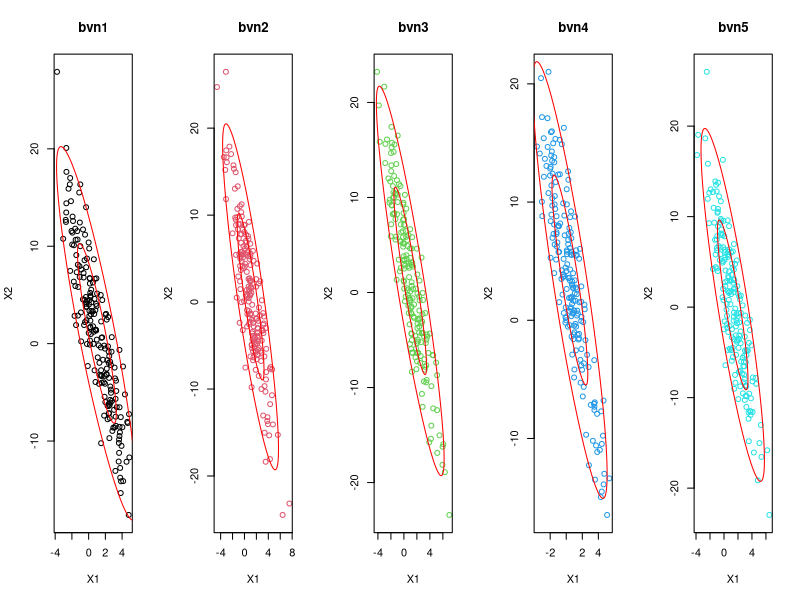
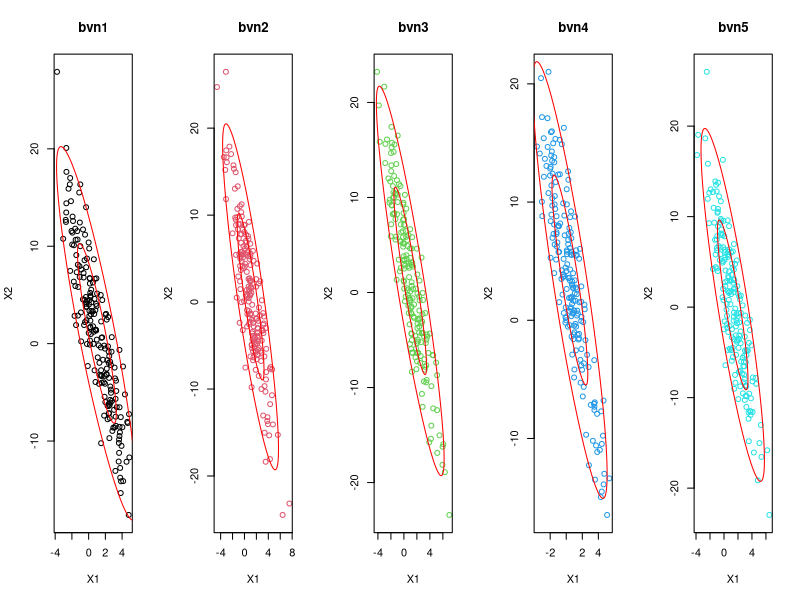
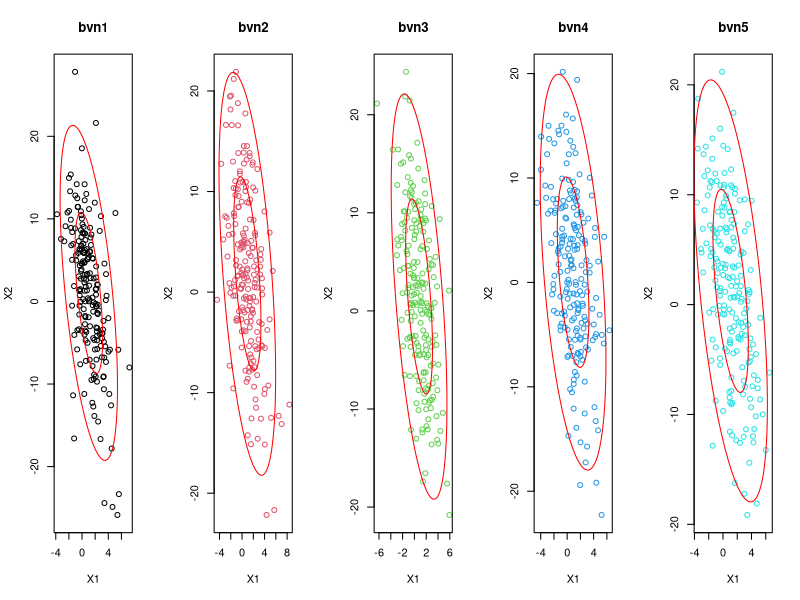
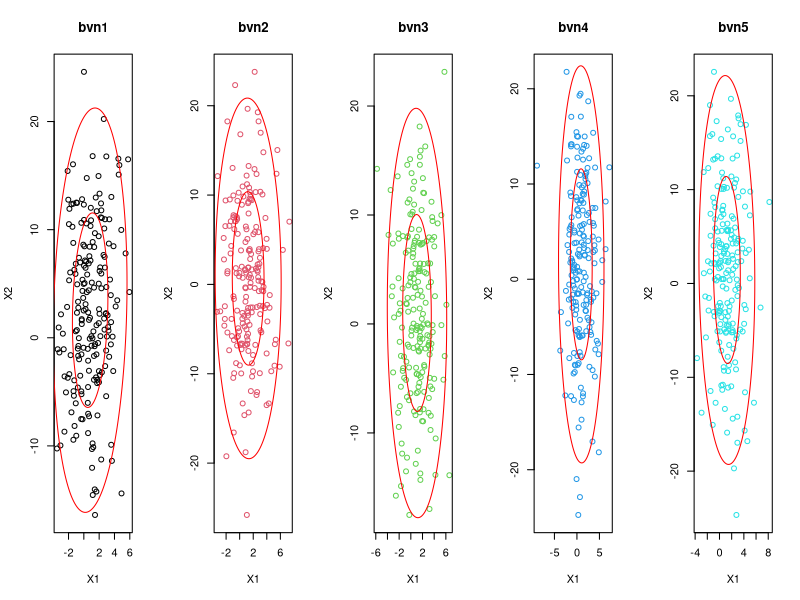
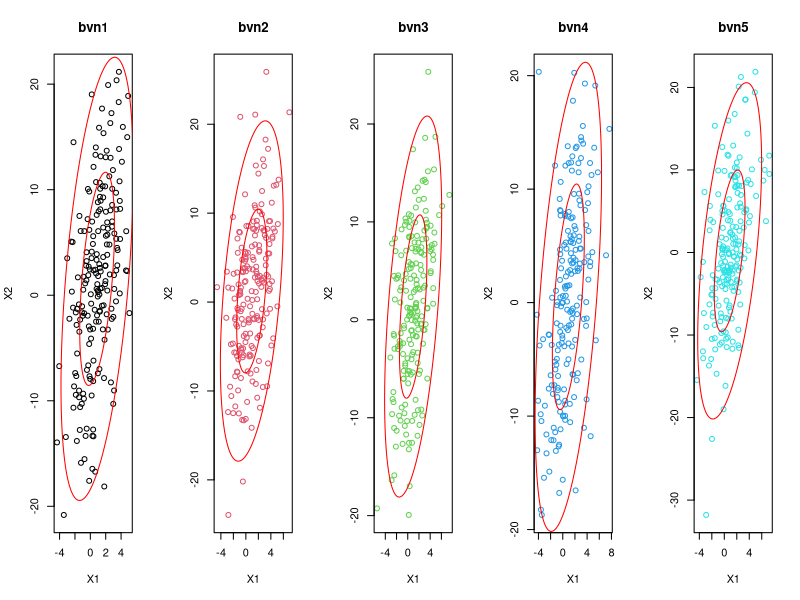
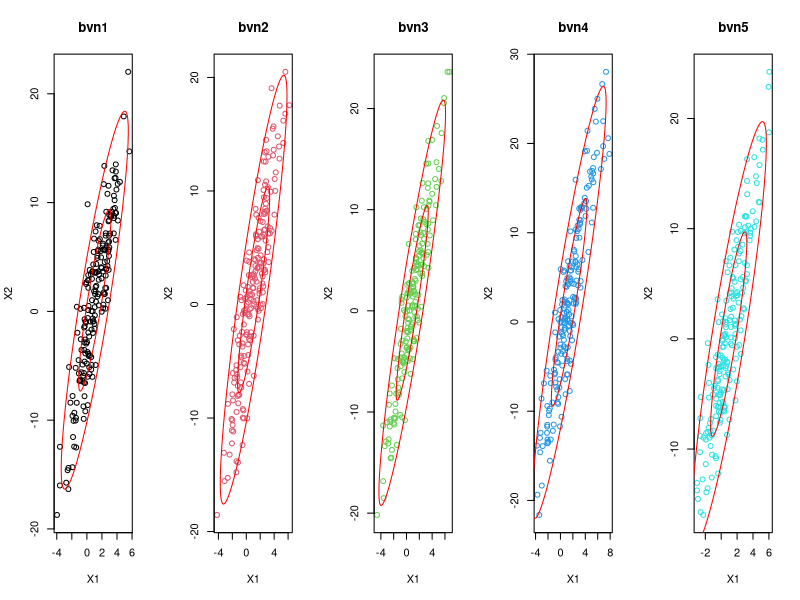

These figures' R source, in order:
## ---- chunk 1
library(mvtnorm)
library(mixtools) 
N<-200
rho<- -0.9
mu1<-1
mu2<-1
s1<-2
s2<-8
 
#parÃ¡metros normal bivariante
mu<-c(mu1,mu2)
sigma<-matrix(c(s1^2,s1*s2*rho,s1*s2*rho,s2^2),2) 

#funciÃ³n ellipse
ellipse_bvn <- function(bvn, alpha){
  xbar <- apply(bvn,2,mean)
  s <- cov(bvn)
  ellipse(xbar, s, alpha = alpha, col="red")
}

library(MASS)
bvn1 <- mvrnorm(N, mu = mu, Sigma = sigma ) # from MASS package
colnames(bvn1) <- c("bvn1_X1","bvn1_X2")


M<-t(chol(sigma))
Z <- matrix(rnorm(2*N),2,N) # 2 rows, N/2 columns
bvn2 <- t(M %*% Z) + matrix(rep(mu,N), byrow=TRUE,ncol=2)
colnames(bvn2) <- c("bvn2_X1","bvn2_X2")

rbvn<-function(n, m1, s1, m2, s2, rho){
  X1 <- rnorm(n, mu1, s1)
  X2 <- rnorm(n, mu2+(s2/s1)*rho*(X1-mu1), sqrt((1-rho^2)*s2^2))
  cbind(X1, X2)
}

bvn3 <- rbvn(N,mu1,s1,mu2,s2,rho)
colnames(bvn3) <- c("bvn3_X1","bvn3_X2")


gibbs<-function (n, mu1, s1, mu2, s2, rho){
  mat <- matrix(ncol = 2, nrow = n)
  x <- 0
  y <- 0
  mat[1, ] <- c(x, y)
  for (i in 2:n) {  
    x <- rnorm(1, mu1+(s1/s2)*rho*(y-mu2), sqrt((1-rho^2)*s1^2))
    y <- rnorm(1, mu2+(s2/s1)*rho*(x-mu1), sqrt((1-rho^2)*s2^2))
    mat[i, ] <- c(x, y)
  }
  mat
}

bvn4 <- gibbs(N,mu1,s1,mu2,s2,rho)
colnames(bvn4) <- c("bvn4_X1","bvn4_X2")


bvn5 <- mvtnorm::rmvnorm(N,mu,sigma, method="svd")
colnames(bvn5) <- c("bvn5_X1","bvn5_X2")

bvn <- list(bvn1,bvn2,bvn3,bvn4,bvn5)

par(mfrow=c(1,5))
# plot(bvn1, xlab="X1",ylab="X2",main= "All Samples")
# for(i in 2:5){
#   points(bvn[[i]],col=i)
# }
for(i in 1:5){
  item <- paste("bvn",i,sep="")
  plot(bvn[[i]],xlab="X1",ylab="X2",main=item, col=i)
  ellipse_bvn(bvn[[i]],.5)
  ellipse_bvn(bvn[[i]],.05)
}
## ---- chunk 2
par(mfrow=c(1,5))
for(i in 1:5){
  item <- paste("bvn",i,sep="")
  plot(bvn[[i]],xlab="X1",ylab="X2",main=item, col=i)
  ellipse_bvn(bvn[[i]],.5)
  ellipse_bvn(bvn[[i]],.05)
}
## ---- chunk 3
library(mvtnorm)
library(mixtools) 
N<-200
rho<- -0.5
mu1<-1
mu2<-1
s1<-2
s2<-8
 
#parÃ¡metros normal bivariante
mu<-c(mu1,mu2)
sigma<-matrix(c(s1^2,s1*s2*rho,s1*s2*rho,s2^2),2) 

#funciÃ³n ellipse
ellipse_bvn <- function(bvn, alpha){
  xbar <- apply(bvn,2,mean)
  s <- cov(bvn)
  ellipse(xbar, s, alpha = alpha, col="red")
}

library(MASS)
bvn1 <- mvrnorm(N, mu = mu, Sigma = sigma ) # from MASS package
colnames(bvn1) <- c("bvn1_X1","bvn1_X2")


M<-t(chol(sigma))
Z <- matrix(rnorm(2*N),2,N) # 2 rows, N/2 columns
bvn2 <- t(M %*% Z) + matrix(rep(mu,N), byrow=TRUE,ncol=2)
colnames(bvn2) <- c("bvn2_X1","bvn2_X2")

rbvn<-function(n, m1, s1, m2, s2, rho){
  X1 <- rnorm(n, mu1, s1)
  X2 <- rnorm(n, mu2+(s2/s1)*rho*(X1-mu1), sqrt((1-rho^2)*s2^2))
  cbind(X1, X2)
}

bvn3 <- rbvn(N,mu1,s1,mu2,s2,rho)
colnames(bvn3) <- c("bvn3_X1","bvn3_X2")


gibbs<-function (n, mu1, s1, mu2, s2, rho){
  mat <- matrix(ncol = 2, nrow = n)
  x <- 0
  y <- 0
  mat[1, ] <- c(x, y)
  for (i in 2:n) {  
    x <- rnorm(1, mu1+(s1/s2)*rho*(y-mu2), sqrt((1-rho^2)*s1^2))
    y <- rnorm(1, mu2+(s2/s1)*rho*(x-mu1), sqrt((1-rho^2)*s2^2))
    mat[i, ] <- c(x, y)
  }
  mat
}

bvn4 <- gibbs(N,mu1,s1,mu2,s2,rho)
colnames(bvn4) <- c("bvn4_X1","bvn4_X2")


bvn5 <- mvtnorm::rmvnorm(N,mu,sigma, method="svd")
colnames(bvn5) <- c("bvn5_X1","bvn5_X2")

bvn <- list(bvn1,bvn2,bvn3,bvn4,bvn5)

par(mfrow=c(1,5))
# plot(bvn1, xlab="X1",ylab="X2",main= "All Samples")
# for(i in 2:5){
#   points(bvn[[i]],col=i)
# }
for(i in 1:5){
  item <- paste("bvn",i,sep="")
  plot(bvn[[i]],xlab="X1",ylab="X2",main=item, col=i)
  ellipse_bvn(bvn[[i]],.5)
  ellipse_bvn(bvn[[i]],.05)
}
## ---- chunk 4
library(mvtnorm)
library(mixtools) 
N<-200
rho<- 0
mu1<-1
mu2<-1
s1<-2
s2<-8
 
#parÃ¡metros normal bivariante
mu<-c(mu1,mu2)
sigma<-matrix(c(s1^2,s1*s2*rho,s1*s2*rho,s2^2),2) 

#funciÃ³n ellipse
ellipse_bvn <- function(bvn, alpha){
  xbar <- apply(bvn,2,mean)
  s <- cov(bvn)
  ellipse(xbar, s, alpha = alpha, col="red")
}

library(MASS)
bvn1 <- mvrnorm(N, mu = mu, Sigma = sigma ) # from MASS package
colnames(bvn1) <- c("bvn1_X1","bvn1_X2")


M<-t(chol(sigma))
Z <- matrix(rnorm(2*N),2,N) # 2 rows, N/2 columns
bvn2 <- t(M %*% Z) + matrix(rep(mu,N), byrow=TRUE,ncol=2)
colnames(bvn2) <- c("bvn2_X1","bvn2_X2")

rbvn<-function(n, m1, s1, m2, s2, rho){
  X1 <- rnorm(n, mu1, s1)
  X2 <- rnorm(n, mu2+(s2/s1)*rho*(X1-mu1), sqrt((1-rho^2)*s2^2))
  cbind(X1, X2)
}

bvn3 <- rbvn(N,mu1,s1,mu2,s2,rho)
colnames(bvn3) <- c("bvn3_X1","bvn3_X2")


gibbs<-function (n, mu1, s1, mu2, s2, rho){
  mat <- matrix(ncol = 2, nrow = n)
  x <- 0
  y <- 0
  mat[1, ] <- c(x, y)
  for (i in 2:n) {  
    x <- rnorm(1, mu1+(s1/s2)*rho*(y-mu2), sqrt((1-rho^2)*s1^2))
    y <- rnorm(1, mu2+(s2/s1)*rho*(x-mu1), sqrt((1-rho^2)*s2^2))
    mat[i, ] <- c(x, y)
  }
  mat
}

bvn4 <- gibbs(N,mu1,s1,mu2,s2,rho)
colnames(bvn4) <- c("bvn4_X1","bvn4_X2")


bvn5 <- mvtnorm::rmvnorm(N,mu,sigma, method="svd")
colnames(bvn5) <- c("bvn5_X1","bvn5_X2")

bvn <- list(bvn1,bvn2,bvn3,bvn4,bvn5)

par(mfrow=c(1,5))
# plot(bvn1, xlab="X1",ylab="X2",main= "All Samples")
# for(i in 2:5){
#   points(bvn[[i]],col=i)
# }
for(i in 1:5){
  item <- paste("bvn",i,sep="")
  plot(bvn[[i]],xlab="X1",ylab="X2",main=item, col=i)
  ellipse_bvn(bvn[[i]],.5)
  ellipse_bvn(bvn[[i]],.05)
}
## ---- chunk 5
library(mvtnorm)
library(mixtools) 
N<-200
rho<- 0.5
mu1<-1
mu2<-1
s1<-2
s2<-8
 
#parÃ¡metros normal bivariante
mu<-c(mu1,mu2)
sigma<-matrix(c(s1^2,s1*s2*rho,s1*s2*rho,s2^2),2) 

#funciÃ³n ellipse
ellipse_bvn <- function(bvn, alpha){
  xbar <- apply(bvn,2,mean)
  s <- cov(bvn)
  ellipse(xbar, s, alpha = alpha, col="red")
}

library(MASS)
bvn1 <- mvrnorm(N, mu = mu, Sigma = sigma ) # from MASS package
colnames(bvn1) <- c("bvn1_X1","bvn1_X2")


M<-t(chol(sigma))
Z <- matrix(rnorm(2*N),2,N) # 2 rows, N/2 columns
bvn2 <- t(M %*% Z) + matrix(rep(mu,N), byrow=TRUE,ncol=2)
colnames(bvn2) <- c("bvn2_X1","bvn2_X2")

rbvn<-function(n, m1, s1, m2, s2, rho){
  X1 <- rnorm(n, mu1, s1)
  X2 <- rnorm(n, mu2+(s2/s1)*rho*(X1-mu1), sqrt((1-rho^2)*s2^2))
  cbind(X1, X2)
}

bvn3 <- rbvn(N,mu1,s1,mu2,s2,rho)
colnames(bvn3) <- c("bvn3_X1","bvn3_X2")


gibbs<-function (n, mu1, s1, mu2, s2, rho){
  mat <- matrix(ncol = 2, nrow = n)
  x <- 0
  y <- 0
  mat[1, ] <- c(x, y)
  for (i in 2:n) {  
    x <- rnorm(1, mu1+(s1/s2)*rho*(y-mu2), sqrt((1-rho^2)*s1^2))
    y <- rnorm(1, mu2+(s2/s1)*rho*(x-mu1), sqrt((1-rho^2)*s2^2))
    mat[i, ] <- c(x, y)
  }
  mat
}

bvn4 <- gibbs(N,mu1,s1,mu2,s2,rho)
colnames(bvn4) <- c("bvn4_X1","bvn4_X2")


bvn5 <- mvtnorm::rmvnorm(N,mu,sigma, method="svd")
colnames(bvn5) <- c("bvn5_X1","bvn5_X2")

bvn <- list(bvn1,bvn2,bvn3,bvn4,bvn5)

par(mfrow=c(1,5))
# plot(bvn1, xlab="X1",ylab="X2",main= "All Samples")
# for(i in 2:5){
#   points(bvn[[i]],col=i)
# }
for(i in 1:5){
  item <- paste("bvn",i,sep="")
  plot(bvn[[i]],xlab="X1",ylab="X2",main=item, col=i)
  ellipse_bvn(bvn[[i]],.5)
  ellipse_bvn(bvn[[i]],.05)
}
## ---- chunk 6
library(mvtnorm)
library(mixtools) 
N<-200
rho<- 0.9
mu1<-1
mu2<-1
s1<-2
s2<-8
 
#parÃ¡metros normal bivariante
mu<-c(mu1,mu2)
sigma<-matrix(c(s1^2,s1*s2*rho,s1*s2*rho,s2^2),2) 

#funciÃ³n ellipse
ellipse_bvn <- function(bvn, alpha){
  xbar <- apply(bvn,2,mean)
  s <- cov(bvn)
  ellipse(xbar, s, alpha = alpha, col="red")
}

library(MASS)
bvn1 <- mvrnorm(N, mu = mu, Sigma = sigma ) # from MASS package
colnames(bvn1) <- c("bvn1_X1","bvn1_X2")


M<-t(chol(sigma))
Z <- matrix(rnorm(2*N),2,N) # 2 rows, N/2 columns
bvn2 <- t(M %*% Z) + matrix(rep(mu,N), byrow=TRUE,ncol=2)
colnames(bvn2) <- c("bvn2_X1","bvn2_X2")

rbvn<-function(n, m1, s1, m2, s2, rho){
  X1 <- rnorm(n, mu1, s1)
  X2 <- rnorm(n, mu2+(s2/s1)*rho*(X1-mu1), sqrt((1-rho^2)*s2^2))
  cbind(X1, X2)
}

bvn3 <- rbvn(N,mu1,s1,mu2,s2,rho)
colnames(bvn3) <- c("bvn3_X1","bvn3_X2")


gibbs<-function (n, mu1, s1, mu2, s2, rho){
  mat <- matrix(ncol = 2, nrow = n)
  x <- 0
  y <- 0
  mat[1, ] <- c(x, y)
  for (i in 2:n) {  
    x <- rnorm(1, mu1+(s1/s2)*rho*(y-mu2), sqrt((1-rho^2)*s1^2))
    y <- rnorm(1, mu2+(s2/s1)*rho*(x-mu1), sqrt((1-rho^2)*s2^2))
    mat[i, ] <- c(x, y)
  }
  mat
}

bvn4 <- gibbs(N,mu1,s1,mu2,s2,rho)
colnames(bvn4) <- c("bvn4_X1","bvn4_X2")


bvn5 <- mvtnorm::rmvnorm(N,mu,sigma, method="svd")
colnames(bvn5) <- c("bvn5_X1","bvn5_X2")

bvn <- list(bvn1,bvn2,bvn3,bvn4,bvn5)

par(mfrow=c(1,5))
# plot(bvn1, xlab="X1",ylab="X2",main= "All Samples")
# for(i in 2:5){
#   points(bvn[[i]],col=i)
# }
for(i in 1:5){
  item <- paste("bvn",i,sep="")
  plot(bvn[[i]],xlab="X1",ylab="X2",main=item, col=i)
  ellipse_bvn(bvn[[i]],.5)
  ellipse_bvn(bvn[[i]],.05)
}
